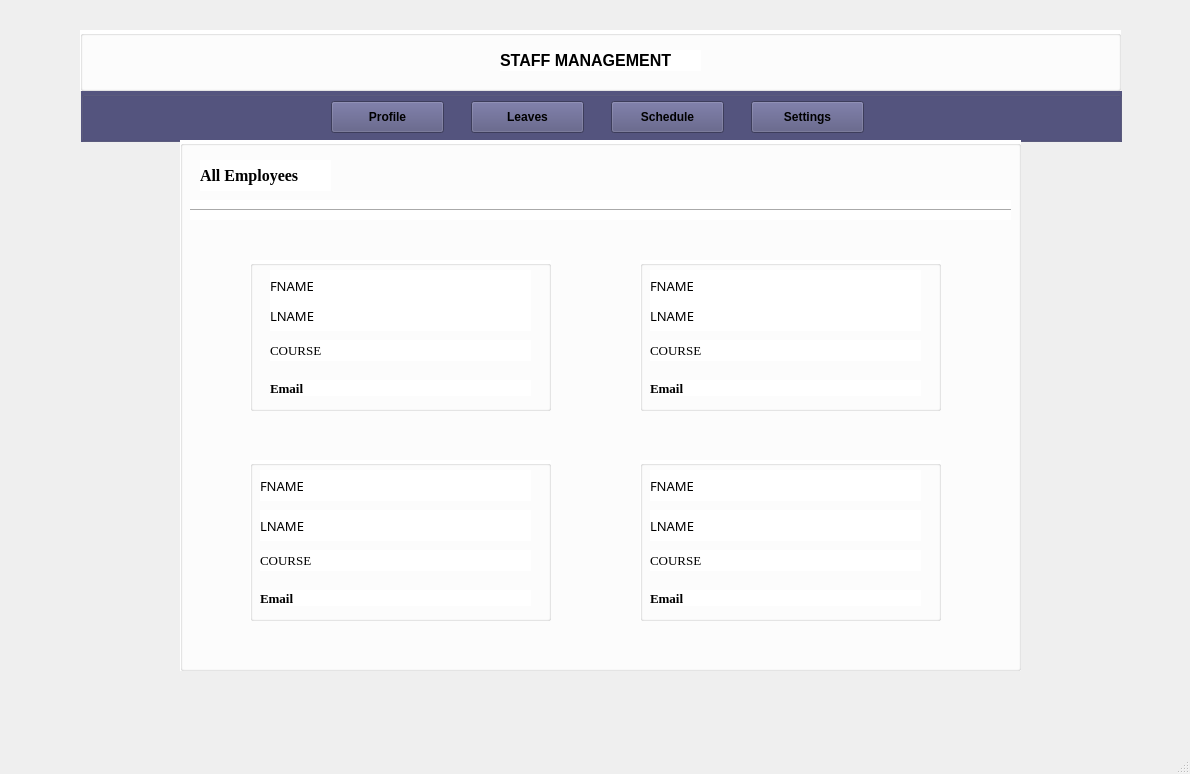
<?xml version="1.0" encoding="UTF-8"?>
<ui version="4.0">
 <class>MainWindow</class>
 <widget class="QMainWindow" name="MainWindow">
  <property name="geometry">
   <rect>
    <x>0</x>
    <y>0</y>
    <width>1190</width>
    <height>774</height>
   </rect>
  </property>
  <property name="windowTitle">
   <string>MainWindow</string>
  </property>
  <widget class="QWidget" name="centralwidget">
   <widget class="QPushButton" name="back_admin">
    <property name="geometry">
     <rect>
      <x>90</x>
      <y>150</y>
      <width>71</width>
      <height>61</height>
     </rect>
    </property>
    <property name="styleSheet">
     <string notr="true">border:none;</string>
    </property>
    <property name="text">
     <string/>
    </property>
    <property name="icon">
     <iconset>
      <normaloff>../../Documents/Project Icons/circled_left_120px.png</normaloff>../../Documents/Project Icons/circled_left_120px.png</iconset>
    </property>
    <property name="iconSize">
     <size>
      <width>75</width>
      <height>75</height>
     </size>
    </property>
   </widget>
   <widget class="QGroupBox" name="groupBox_3">
    <property name="geometry">
     <rect>
      <x>81</x>
      <y>91</y>
      <width>1041</width>
      <height>51</height>
     </rect>
    </property>
    <property name="styleSheet">
     <string notr="true">background-color: rgb(85, 85, 127);</string>
    </property>
    <property name="title">
     <string/>
    </property>
    <widget class="QPushButton" name="profile_admin">
     <property name="geometry">
      <rect>
       <x>250</x>
       <y>10</y>
       <width>113</width>
       <height>32</height>
      </rect>
     </property>
     <property name="font">
      <font>
       <weight>75</weight>
       <bold>true</bold>
      </font>
     </property>
     <property name="text">
      <string>Profile</string>
     </property>
    </widget>
    <widget class="QPushButton" name="leaves_admin">
     <property name="geometry">
      <rect>
       <x>390</x>
       <y>10</y>
       <width>113</width>
       <height>32</height>
      </rect>
     </property>
     <property name="font">
      <font>
       <weight>75</weight>
       <bold>true</bold>
      </font>
     </property>
     <property name="text">
      <string>Leaves</string>
     </property>
    </widget>
    <widget class="QPushButton" name="schedule_admin">
     <property name="geometry">
      <rect>
       <x>530</x>
       <y>10</y>
       <width>113</width>
       <height>32</height>
      </rect>
     </property>
     <property name="font">
      <font>
       <weight>75</weight>
       <bold>true</bold>
      </font>
     </property>
     <property name="text">
      <string>Schedule</string>
     </property>
    </widget>
    <widget class="QPushButton" name="settings_admin">
     <property name="geometry">
      <rect>
       <x>670</x>
       <y>10</y>
       <width>113</width>
       <height>32</height>
      </rect>
     </property>
     <property name="font">
      <font>
       <weight>75</weight>
       <bold>true</bold>
      </font>
     </property>
     <property name="text">
      <string>Settings</string>
     </property>
    </widget>
   </widget>
   <widget class="QGroupBox" name="groupBox">
    <property name="geometry">
     <rect>
      <x>180</x>
      <y>140</y>
      <width>841</width>
      <height>531</height>
     </rect>
    </property>
    <property name="layoutDirection">
     <enum>Qt::LeftToRight</enum>
    </property>
    <property name="styleSheet">
     <string notr="true">background-color: rgb(255, 255, 255);</string>
    </property>
    <property name="title">
     <string/>
    </property>
    <widget class="QLabel" name="label_7">
     <property name="geometry">
      <rect>
       <x>20</x>
       <y>20</y>
       <width>131</width>
       <height>31</height>
      </rect>
     </property>
     <property name="font">
      <font>
       <family>Times New Roman</family>
       <pointsize>12</pointsize>
       <weight>75</weight>
       <bold>true</bold>
      </font>
     </property>
     <property name="styleSheet">
      <string notr="true">border:none;</string>
     </property>
     <property name="text">
      <string>All Employees</string>
     </property>
    </widget>
    <widget class="Line" name="line_4">
     <property name="geometry">
      <rect>
       <x>10</x>
       <y>60</y>
       <width>821</width>
       <height>20</height>
      </rect>
     </property>
     <property name="orientation">
      <enum>Qt::Horizontal</enum>
     </property>
    </widget>
    <widget class="QGroupBox" name="groupBox_2">
     <property name="geometry">
      <rect>
       <x>70</x>
       <y>120</y>
       <width>301</width>
       <height>151</height>
      </rect>
     </property>
     <property name="title">
      <string/>
     </property>
     <widget class="QLabel" name="fname_admin1">
      <property name="geometry">
       <rect>
        <x>20</x>
        <y>10</y>
        <width>261</width>
        <height>31</height>
       </rect>
      </property>
      <property name="font">
       <font>
        <family>Algerian</family>
        <pointsize>10</pointsize>
       </font>
      </property>
      <property name="text">
       <string>FNAME</string>
      </property>
     </widget>
     <widget class="QLabel" name="course_admin1">
      <property name="geometry">
       <rect>
        <x>20</x>
        <y>80</y>
        <width>261</width>
        <height>21</height>
       </rect>
      </property>
      <property name="font">
       <font>
        <family>Times New Roman</family>
        <pointsize>10</pointsize>
       </font>
      </property>
      <property name="text">
       <string>COURSE</string>
      </property>
     </widget>
     <widget class="QLabel" name="email_admin1">
      <property name="geometry">
       <rect>
        <x>20</x>
        <y>120</y>
        <width>261</width>
        <height>16</height>
       </rect>
      </property>
      <property name="font">
       <font>
        <family>Times New Roman</family>
        <pointsize>10</pointsize>
        <weight>75</weight>
        <bold>true</bold>
       </font>
      </property>
      <property name="text">
       <string>Email</string>
      </property>
     </widget>
     <widget class="QLabel" name="lname_admin1">
      <property name="geometry">
       <rect>
        <x>20</x>
        <y>40</y>
        <width>261</width>
        <height>31</height>
       </rect>
      </property>
      <property name="font">
       <font>
        <family>Algerian</family>
        <pointsize>10</pointsize>
       </font>
      </property>
      <property name="text">
       <string>LNAME</string>
      </property>
     </widget>
    </widget>
    <widget class="QGroupBox" name="groupBox_5">
     <property name="geometry">
      <rect>
       <x>460</x>
       <y>120</y>
       <width>301</width>
       <height>151</height>
      </rect>
     </property>
     <property name="title">
      <string/>
     </property>
     <widget class="QGroupBox" name="groupBox_6">
      <property name="geometry">
       <rect>
        <x>50</x>
        <y>190</y>
        <width>241</width>
        <height>111</height>
       </rect>
      </property>
      <property name="title">
       <string/>
      </property>
     </widget>
     <widget class="QLabel" name="fname_admin2">
      <property name="geometry">
       <rect>
        <x>10</x>
        <y>10</y>
        <width>271</width>
        <height>31</height>
       </rect>
      </property>
      <property name="font">
       <font>
        <family>Algerian</family>
        <pointsize>10</pointsize>
       </font>
      </property>
      <property name="text">
       <string>FNAME</string>
      </property>
     </widget>
     <widget class="QLabel" name="email_admin2">
      <property name="geometry">
       <rect>
        <x>10</x>
        <y>120</y>
        <width>271</width>
        <height>16</height>
       </rect>
      </property>
      <property name="font">
       <font>
        <family>Times New Roman</family>
        <pointsize>10</pointsize>
        <weight>75</weight>
        <bold>true</bold>
       </font>
      </property>
      <property name="text">
       <string>Email</string>
      </property>
     </widget>
     <widget class="QLabel" name="course_admin2">
      <property name="geometry">
       <rect>
        <x>10</x>
        <y>80</y>
        <width>271</width>
        <height>21</height>
       </rect>
      </property>
      <property name="font">
       <font>
        <family>Times New Roman</family>
        <pointsize>10</pointsize>
       </font>
      </property>
      <property name="text">
       <string>COURSE</string>
      </property>
     </widget>
     <widget class="QLabel" name="lname_admin2">
      <property name="geometry">
       <rect>
        <x>10</x>
        <y>40</y>
        <width>271</width>
        <height>31</height>
       </rect>
      </property>
      <property name="font">
       <font>
        <family>Algerian</family>
        <pointsize>10</pointsize>
       </font>
      </property>
      <property name="text">
       <string>LNAME</string>
      </property>
     </widget>
    </widget>
    <widget class="QGroupBox" name="groupBox_7">
     <property name="geometry">
      <rect>
       <x>70</x>
       <y>320</y>
       <width>301</width>
       <height>161</height>
      </rect>
     </property>
     <property name="title">
      <string/>
     </property>
     <widget class="QLabel" name="fname_admin3">
      <property name="geometry">
       <rect>
        <x>10</x>
        <y>10</y>
        <width>271</width>
        <height>31</height>
       </rect>
      </property>
      <property name="font">
       <font>
        <family>Algerian</family>
        <pointsize>10</pointsize>
       </font>
      </property>
      <property name="text">
       <string>FNAME</string>
      </property>
     </widget>
     <widget class="QLabel" name="email_admin3">
      <property name="geometry">
       <rect>
        <x>10</x>
        <y>130</y>
        <width>271</width>
        <height>16</height>
       </rect>
      </property>
      <property name="font">
       <font>
        <family>Times New Roman</family>
        <pointsize>10</pointsize>
        <weight>75</weight>
        <bold>true</bold>
       </font>
      </property>
      <property name="text">
       <string>Email</string>
      </property>
     </widget>
     <widget class="QLabel" name="course_admin3">
      <property name="geometry">
       <rect>
        <x>10</x>
        <y>90</y>
        <width>271</width>
        <height>21</height>
       </rect>
      </property>
      <property name="font">
       <font>
        <family>Times New Roman</family>
        <pointsize>10</pointsize>
       </font>
      </property>
      <property name="text">
       <string>COURSE</string>
      </property>
     </widget>
     <widget class="QLabel" name="lname_admin3">
      <property name="geometry">
       <rect>
        <x>10</x>
        <y>50</y>
        <width>271</width>
        <height>31</height>
       </rect>
      </property>
      <property name="font">
       <font>
        <family>Algerian</family>
        <pointsize>10</pointsize>
       </font>
      </property>
      <property name="text">
       <string>LNAME</string>
      </property>
     </widget>
    </widget>
    <widget class="QGroupBox" name="groupBox_8">
     <property name="geometry">
      <rect>
       <x>460</x>
       <y>320</y>
       <width>301</width>
       <height>161</height>
      </rect>
     </property>
     <property name="title">
      <string/>
     </property>
     <widget class="QLabel" name="fname_admin4">
      <property name="geometry">
       <rect>
        <x>10</x>
        <y>10</y>
        <width>271</width>
        <height>31</height>
       </rect>
      </property>
      <property name="font">
       <font>
        <family>Algerian</family>
        <pointsize>10</pointsize>
       </font>
      </property>
      <property name="text">
       <string>FNAME</string>
      </property>
     </widget>
     <widget class="QLabel" name="email_admin4">
      <property name="geometry">
       <rect>
        <x>10</x>
        <y>130</y>
        <width>271</width>
        <height>16</height>
       </rect>
      </property>
      <property name="font">
       <font>
        <family>Times New Roman</family>
        <pointsize>10</pointsize>
        <weight>75</weight>
        <bold>true</bold>
       </font>
      </property>
      <property name="text">
       <string>Email</string>
      </property>
     </widget>
     <widget class="QLabel" name="course_admin4">
      <property name="geometry">
       <rect>
        <x>10</x>
        <y>90</y>
        <width>271</width>
        <height>21</height>
       </rect>
      </property>
      <property name="font">
       <font>
        <family>Times New Roman</family>
        <pointsize>10</pointsize>
       </font>
      </property>
      <property name="text">
       <string>COURSE</string>
      </property>
     </widget>
     <widget class="QLabel" name="lname_admin4">
      <property name="geometry">
       <rect>
        <x>10</x>
        <y>50</y>
        <width>271</width>
        <height>31</height>
       </rect>
      </property>
      <property name="font">
       <font>
        <family>Algerian</family>
        <pointsize>10</pointsize>
       </font>
      </property>
      <property name="text">
       <string>LNAME</string>
      </property>
     </widget>
    </widget>
   </widget>
   <widget class="QGroupBox" name="groupBox_4">
    <property name="geometry">
     <rect>
      <x>80</x>
      <y>30</y>
      <width>1041</width>
      <height>61</height>
     </rect>
    </property>
    <property name="styleSheet">
     <string notr="true">background-color: rgb(255, 255, 255);</string>
    </property>
    <property name="title">
     <string/>
    </property>
    <widget class="QLabel" name="label_10">
     <property name="geometry">
      <rect>
       <x>420</x>
       <y>20</y>
       <width>201</width>
       <height>21</height>
      </rect>
     </property>
     <property name="font">
      <font>
       <family>Yu Gothic UI</family>
       <pointsize>12</pointsize>
       <weight>75</weight>
       <bold>true</bold>
      </font>
     </property>
     <property name="text">
      <string>STAFF MANAGEMENT</string>
     </property>
    </widget>
   </widget>
  </widget>
  <widget class="QMenuBar" name="menubar">
   <property name="geometry">
    <rect>
     <x>0</x>
     <y>0</y>
     <width>1190</width>
     <height>26</height>
    </rect>
   </property>
  </widget>
  <widget class="QStatusBar" name="statusbar"/>
 </widget>
 <resources/>
 <connections/>
</ui>
